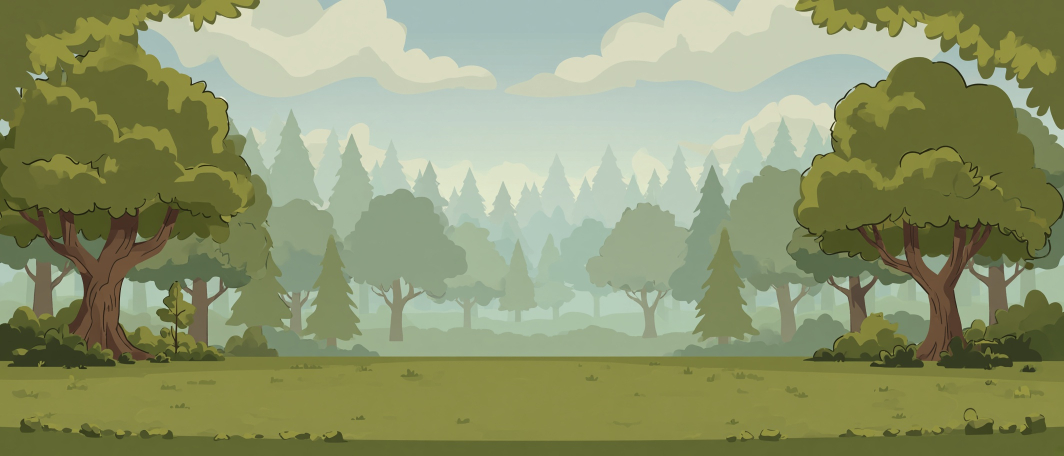
#> input picture re-rpg/art-src/backdrop_forest_styleC.jpg, 2128 x 912 px, found by its file name (shown at 1/2 size)
$ python title-montage.py ../art-src/backdrop_forest_styleC.jpg ../art-src/backdrop_forest_styleC.jpg
#> lines starting #> are read from the running program, lines starting #| are printed output that depends on the picture
#!/usr/bin/env python3
"""Title-screen reference montage and character sheet from the Style C sources (docs/ART.md, Title screen).

usage: title-montage.py <cut_dir> <out_dir>
  cut_dir holds <name>.png cut-outs made with scripts/cut-sprite.py from art-src/<name>_styleC.jpg
  (hero_warrior, knight_andre, adept_necromancer, hex_imp, boar, shell_beetle, rat_pack), at height 1100.
Writes <out_dir>/montage.jpg (2560x1184) and <out_dir>/character-sheet.jpg. Run from re-rpg/.
"""
import sys
from PIL import Image, ImageDraw, ImageFilter, ImageEnhance, ImageFont
S, OUT = sys.argv[1], sys.argv[2]
W, H = 2560, 1184

def sprite(name, height, flip=False, bright=1.0):
    im = Image.open(f'{S}/{name}.png').convert('RGBA')
    im = im.crop(im.getbbox())
    im = im.resize((round(im.width * height / im.height), height), Image.LANCZOS)
    if flip: im = im.transpose(Image.FLIP_LEFT_RIGHT)
    if bright != 1.0:
        a = im.getchannel('A'); im = ImageEnhance.Brightness(im.convert('RGB')).enhance(bright).convert('RGBA'); im.putalpha(a)
    return im

# Background: the battle backdrop, cover-scaled, a touch darker, with a vignette.
bg = Image.open('art-src/backdrop_forest_styleC.jpg').convert('RGB')
#> bg is the input picture: PIL image 2128x912 RGB; mean R, G, B 141.6, 150.1, 109.1
s = max(W / bg.width, H / bg.height)
#> s = 1.3
bg = bg.resize((round(bg.width * s), round(bg.height * s)), Image.LANCZOS)
#> bg: PIL image 2763x1184 RGB
bg = bg.crop(((bg.width - W) // 2, (bg.height - H) // 2, (bg.width - W) // 2 + W, (bg.height - H) // 2 + H))
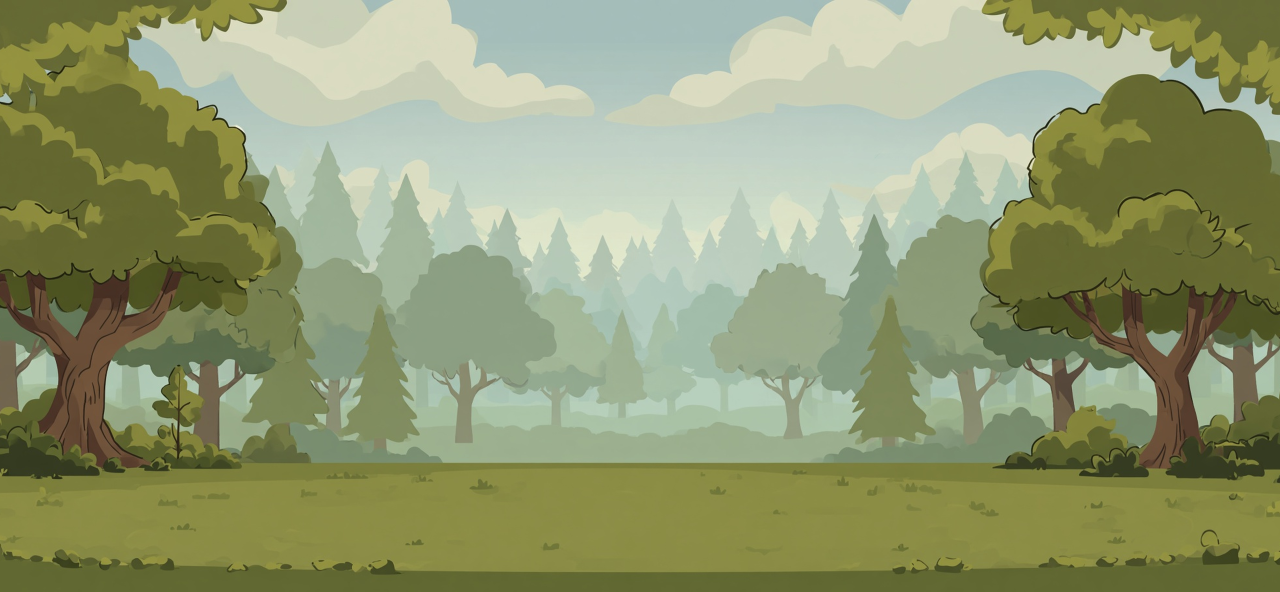
#> bg: PIL image 2560x1184 RGB (shown at 1/2 size); mean R, G, B 144.3, 152.9, 112.6
bg = ImageEnhance.Brightness(bg).enhance(0.8)
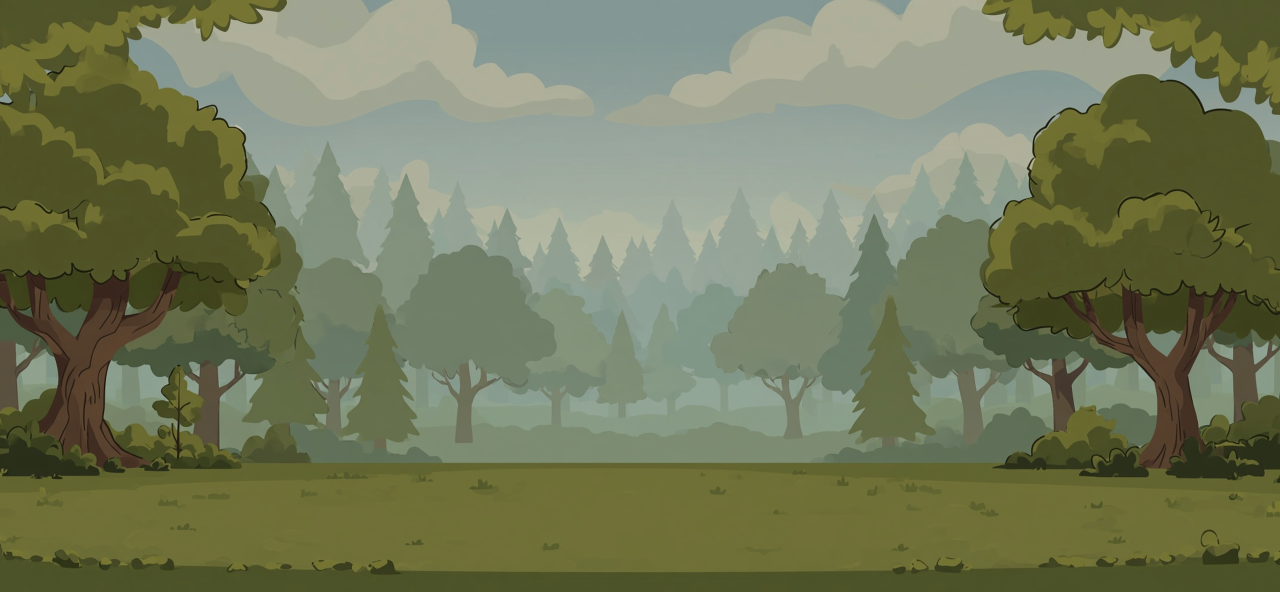
#> bg: PIL image 2560x1184 RGB (shown at 1/2 size); mean R, G, B 115, 121.9, 89.7
vig = Image.new('L', (W, H), 0); d = ImageDraw.Draw(vig)
#> after `vig = Image.new('L', (W, H), 0)`: vig: PIL image 2560x1184 L; every value is 0
d.ellipse((-W * 0.15, -H * 0.25, W * 1.15, H * 1.3), fill=255)
vig = vig.filter(ImageFilter.GaussianBlur(220))
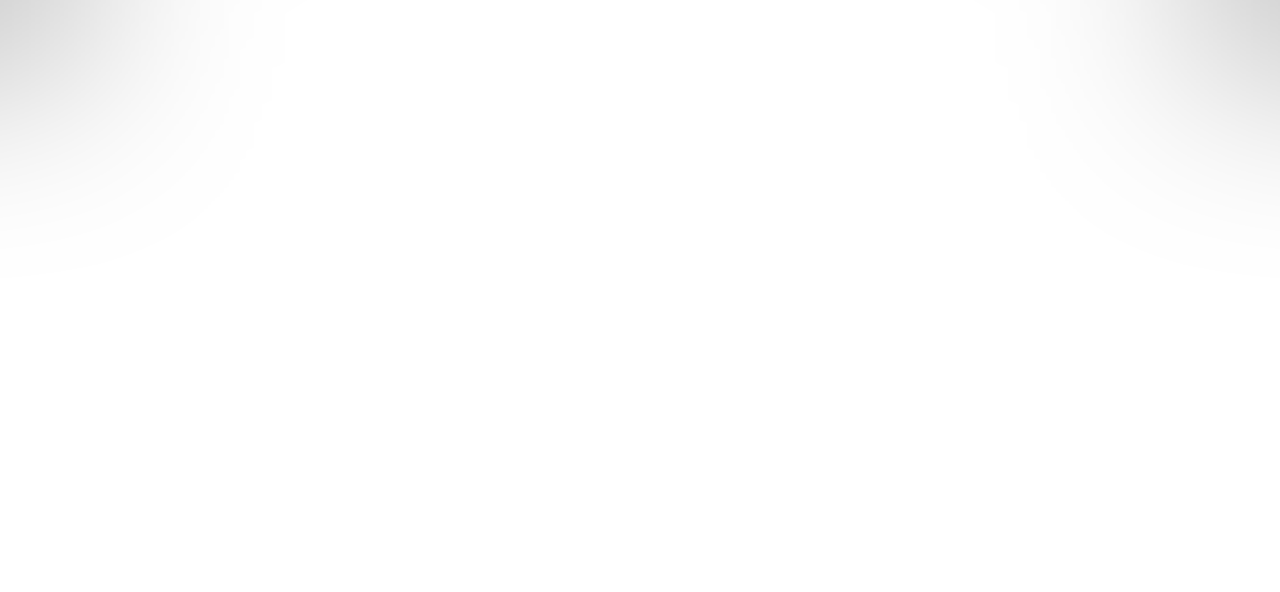
#> vig: PIL image 2560x1184 L (shown at 1/2 size); min 214, max 255, mean 253.6
dark = Image.new('RGB', (W, H), (10, 12, 20))
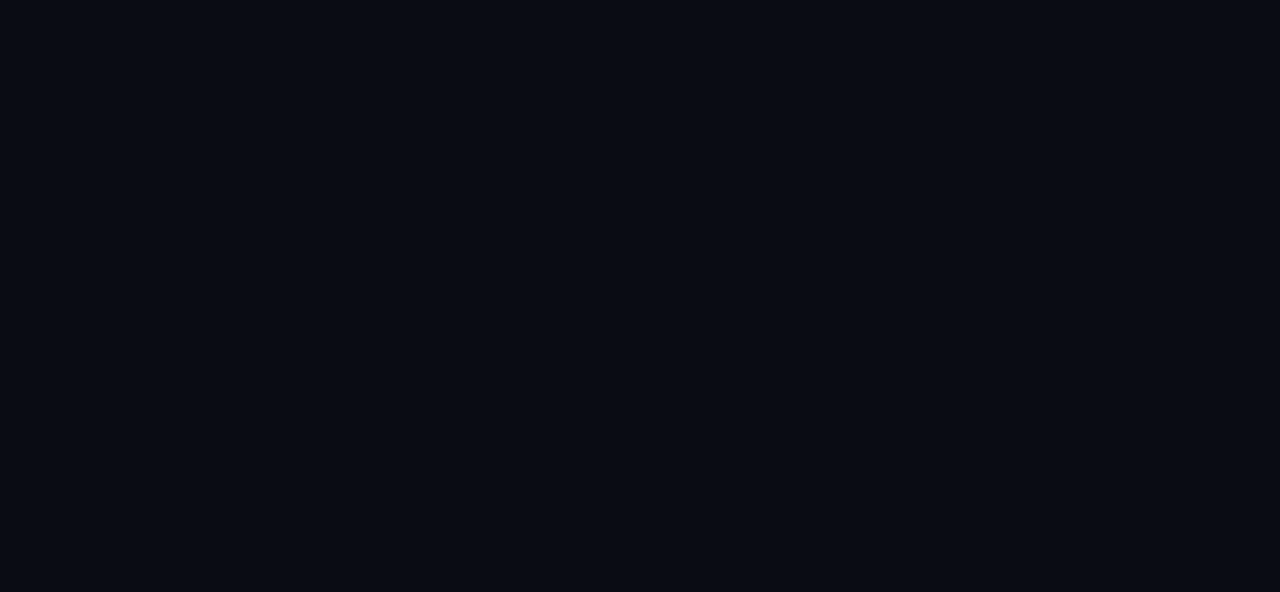
#> dark: PIL image 2560x1184 RGB (shown at 1/2 size); mean R, G, B 10, 12, 20
canvas = Image.composite(bg, dark, vig).convert('RGBA')

def place(im, cx, feet, shadow=True):
    if shadow:
        sh = Image.new('RGBA', (W, H), (0, 0, 0, 0)); sd = ImageDraw.Draw(sh)
        w = im.width * 0.7
        sd.ellipse((cx - w / 2, feet - 26, cx + w / 2, feet + 22), fill=(0, 0, 0, 120))
        canvas.alpha_composite(sh.filter(ImageFilter.GaussianBlur(14)))
    canvas.alpha_composite(im, (round(cx - im.width / 2), round(feet - im.height)))

# Back to front. Enemies face left, toward the hero.
place(sprite('knight_andre', 860, bright=0.82), 1960, 1050)
#> (the run stopped early here; a loop or call above may not have finished)
